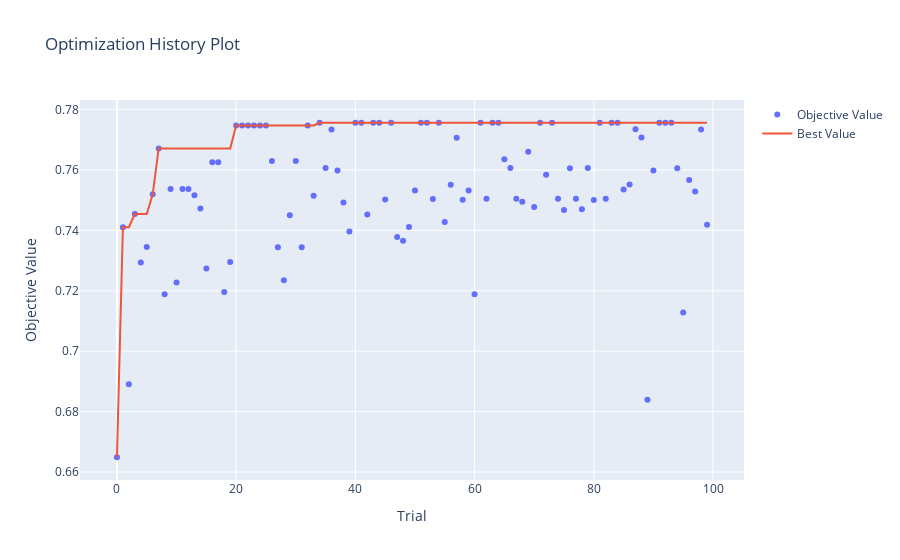

The cell this chart's notebook holds for it:
### Markdown cell above
# Plot The Visualization History for the Optuna Realistic Mode

### Code cell
fig1 = optuna.visualization.plot_optimization_history(study)
fig1.write_html("optimization_history_realistic.html")
fig1.show()
